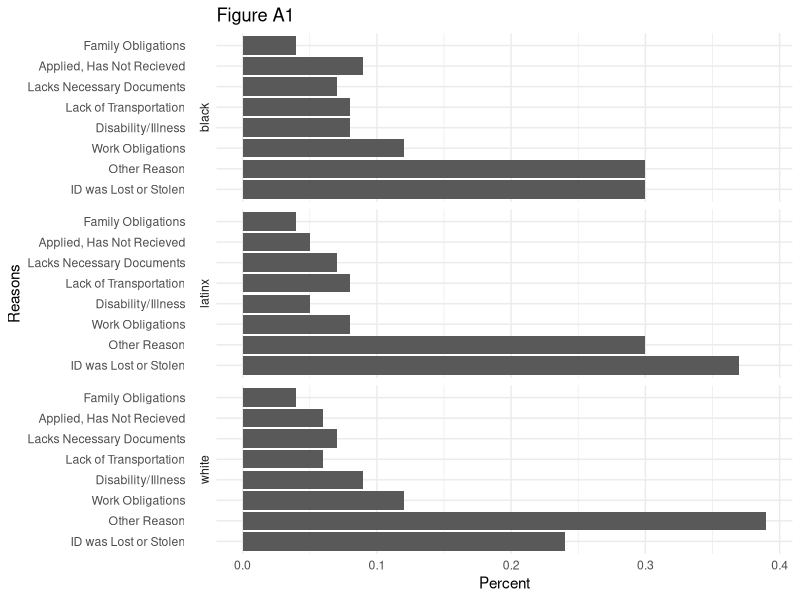
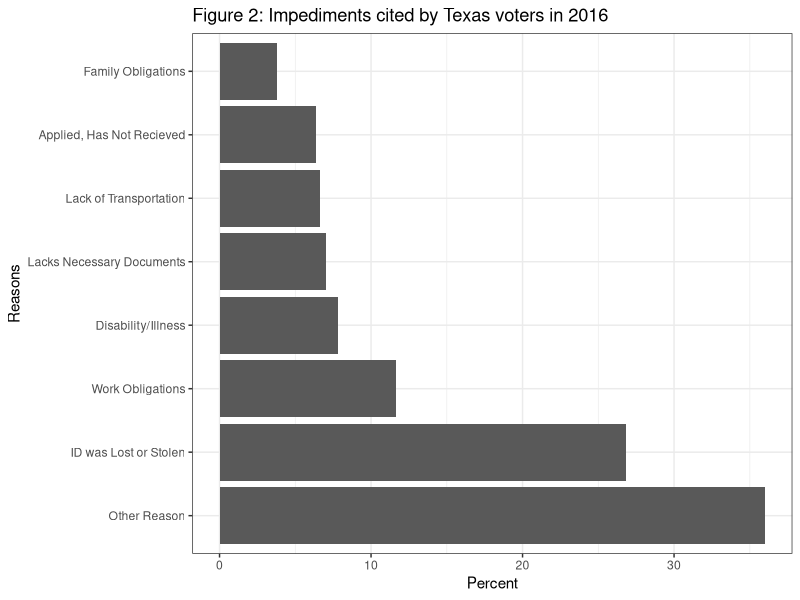

These figures' R source, in order:
#### Preamble ####
# Purpose: Replicated graphs from "Who Does Voter ID Keep from Voting?" by 
# Bernard L. Fraga and Michael G. Miller (2022)
# Author: Emily Su
# Date: 13 February 2024
# Contact: em.su@mail.utoronto.ca
# License: MIT
# Pre-requisites: tidyverse, ggplot2, and knitr has been installed by running 00-install_packages.R


#### Workspace setup ####
library(tidyverse)
library(ggplot2)
library(knitr)


#### Load data ####
cleaned_reason_data <- read_csv("data/analysis_data/cleaned_reason_data.csv", show_col_types = FALSE)

#### Replication #### 
## Figure A1: 
# https://dataverse.harvard.edu/file.xhtml?fileId=4328158&version=1.0
figure_A1_rep_all_data <- cleaned_reason_data |>
  select(family, applied, transport, birthcert, disability, work, lost, other, black, latino, white)

# White 
figure_A1_rep_white_data <- figure_A1_rep_all_data |>
  # Filter for white
  filter(white == 1) |>
  # Remove other races
  select(-c(black, latino)) |>
  # Get percentages 
  mutate( 
    "Family Obligations" = round(sum(family) / n(), 2),
    "Applied, Has Not Recieved" = round(sum(applied) / n(), 2),
    "Lack of Transportation" = round(sum(transport) / n(), 2),
    "Lacks Necessary Documents" = round(sum(birthcert) / n(), 2), 
    "Disability/Illness" = round(sum(disability) / n(), 2),
    "Work Obligations" = round(sum(work) / n(), 2), 
    "ID was Lost or Stolen" = round(sum(lost) / n(), 2), 
    "Other Reason" = round(sum(other) / n(), 2)
  ) |>
  # Remove the original columns
  select(-c(family, applied, transport, birthcert, disability, work, lost, other, white)) |>
  # Have the percentages only show up in 1 row
  unique() |>
  # Code snippet to convert to a 1-column matrix and then to a vector 
  # was adapted from the following: https://www.geeksforgeeks.org/convert-matrix-to-vector-in-r/
  t() |> # Convert 1-row matrix into a 1-column matrix
  c() |> # Convert to a vector
  tibble() |> # Change into a tibble
  rename( # Left side is the new name and the right side is the old name
    percent = "c(...)"
  ) |>
  mutate(
    reasons = c("Family Obligations", 
                "Applied, Has Not Recieved", 
                "Lack of Transportation", 
                "Lacks Necessary Documents",
                "Disability/Illness", 
                "Work Obligations", 
                "ID was Lost or Stolen",
                "Other Reason"),
     # Add column for race
    race = "white"
  ) 


# Black
figure_A1_rep_black_data <- figure_A1_rep_all_data |>
  # Filter for black
  filter(black == 1) |>
  # Remove other races
  select(-c(white, latino)) |>
  # Get percentages 
  mutate( 
    "Family Obligations" = round(sum(family) / n(), 2),
    "Applied, Has Not Recieved" = round(sum(applied) / n(), 2),
    "Lack of Transportation" = round(sum(transport) / n(), 2),
    "Lacks Necessary Documents" = round(sum(birthcert) / n(), 2), 
    "Disability/Illness" = round(sum(disability) / n(), 2),
    "Work Obligations" = round(sum(work) / n(), 2), 
    "ID was Lost or Stolen" = round(sum(lost) / n(), 2), 
    "Other Reason" = round(sum(other) / n(), 2)
  ) |>
  # Remove the original columns
  select(-c(family, applied, transport, birthcert, disability, work, lost, other, black)) |>
  # Have the percentages only show up in 1 row
  unique() |>
  # Code snippet to convert to a 1-column matrix and then to a vector 
  # was adapted from the following: https://www.geeksforgeeks.org/convert-matrix-to-vector-in-r/
  t() |> # Convert 1-row matrix into a 1-column matrix
  c() |> # Convert to a vector
  tibble() |> # Change into a tibble
  rename( # Left side is the new name and the right side is the old name
    percent = "c(...)"
  ) |>
  mutate(
    reasons = c("Family Obligations", 
                "Applied, Has Not Recieved", 
                "Lack of Transportation", 
                "Lacks Necessary Documents",
                "Disability/Illness", 
                "Work Obligations", 
                "ID was Lost or Stolen",
                "Other Reason"),
    # Add column for race
    race = "black"
  ) 

# Latinx
figure_A1_rep_latinx_data <- figure_A1_rep_all_data |>
  # Filter for Latino
  filter(latino == 1) |>
  # Remove other races
  select(-c(white, black)) |>
  # Get percentages 
  mutate( 
    "Family Obligations" = round(sum(family) / n(), 2),
    "Applied, Has Not Recieved" = round(sum(applied) / n(), 2),
    "Lack of Transportation" = round(sum(transport) / n(), 2),
    "Lacks Necessary Documents" = round(sum(birthcert) / n(), 2), 
    "Disability/Illness" = round(sum(disability) / n(), 2),
    "Work Obligations" = round(sum(work) / n(), 2), 
    "ID was Lost or Stolen" = round(sum(lost) / n(), 2), 
    "Other Reason" = round(sum(other) / n(), 2)
  ) |>
  # Remove the original columns
  select(-c(family, applied, transport, birthcert, disability, work, lost, other, latino)) |>
  # Have the percentages only show up in 1 row
  unique() |> # Code snippet to convert to a 1-column matrix and then to a vector
  # Code snippet to convert to a 1-column matrix and then to a vector 
  # was adapted from the following: https://www.geeksforgeeks.org/convert-matrix-to-vector-in-r/
  t() |> # Convert 1-row matrix into a 1-column matrix
  c() |> # Convert to a vector
  tibble() |> # Change into a tibble
  rename( # Left side is the new name and the right side is the old name
    percent = "c(...)"
  ) |>
  mutate(
    reasons = c("Family Obligations", 
                "Applied, Has Not Recieved", 
                "Lack of Transportation", 
                "Lacks Necessary Documents",
                "Disability/Illness", 
                "Work Obligations", 
                "ID was Lost or Stolen",
                "Other Reason"),
    # Add column for race
    race = "latinx"
  ) 

# Combine all
# Referenced code from here: https://help.qresearchsoftware.com/hc/en-us/articles/4446615637775-How-to-Merge-Tables-Using-R
combined_figure_A1_data <- rbind(figure_A1_rep_white_data, figure_A1_rep_black_data)
combined_figure_A1_data <- rbind(combined_figure_A1_data, figure_A1_rep_latinx_data)

# Graph
# Referenced code from https://r-graph-gallery.com/267-reorder-a-variable-in-ggplot2.html
# To figure out how to sort 
combined_figure_A1_data |>
  mutate(reasons = fct_reorder(reasons, desc(percent))) |>
  ggplot(mapping = aes(x = reasons, y = percent)) +
  geom_bar(stat="identity") +
  theme_minimal() +
  labs(
    x = "Reasons",
    y = "Percent"
  ) +
  coord_flip() + 
  # Referenced code from https://github.com/tidyverse/ggplot2/issues/2762
  # to figure out how to put labels on the left and use facet_grid
  facet_grid(vars(race), switch = "y") +
  guides(x = guide_axis(angle = 0), ) +
  theme(legend.position = "bottom") + 
  ggtitle("Figure A1") 

# Table
combined_figure_A1_data |>
  kable()


## Figure 2
figure_2_rep_data <- cleaned_reason_data |>
  select(family, applied, transport, birthcert, disability, work, lost, other) |>
  # Get percentages 
  mutate( 
    "Family Obligations" = round((sum(family) / n()) * 100, 2),
    "Applied, Has Not Recieved" = round((sum(applied) / n()) * 100, 2),
    "Lack of Transportation" = round((sum(transport) / n()) * 100, 2),
    "Lacks Necessary Documents" = round((sum(birthcert) / n()) * 100, 2), 
    "Disability/Illness" = round((sum(disability) / n()) * 100, 2),
    "Work Obligations" = round((sum(work) / n()) * 100, 2), 
    "ID was Lost or Stolen" = round((sum(lost) / n()) * 100, 2), 
    "Other Reason" = round((sum(other) / n()) * 100, 2)
  ) |>
  # Remove the original columns
  select(-c(family, applied, transport, birthcert, disability, work, lost, other)) |>
  # Have the percentages only show up in 1 row
  unique() |>
  # Code snippet to convert to a 1-column matrix and then to a vector 
  # was adapted from the following: https://www.geeksforgeeks.org/convert-matrix-to-vector-in-r/
  t() |> # Convert 1-row matrix into a 1-column matrix
  c() |> # Convert to a vector
  tibble() |> # Change into a tibble
  rename( # Left side is the new name and the right side is the old name
    percent = "c(...)"
  ) |>
  mutate(
    reasons = c("Family Obligations", 
                "Applied, Has Not Recieved", 
                "Lack of Transportation", 
                "Lacks Necessary Documents",
                "Disability/Illness", 
                "Work Obligations", 
                "ID was Lost or Stolen",
                "Other Reason"
                )
  ) 

# Referenced code from https://r-graph-gallery.com/267-reorder-a-variable-in-ggplot2.html
# To figure out how to sort 
# Graph
figure_2_rep_data |>
  mutate(reasons = fct_reorder(reasons, desc(percent))) |>
  ggplot(mapping = aes(x = reasons, y = percent)) +
  geom_bar(stat="identity") +
  ggtitle("Figure 2: Impediments cited by Texas voters in 2016") +
  coord_flip() + 
  theme_bw() +
  labs(x = "Reasons", y = "Percent")

# Table
figure_2_rep_data |> 
  kable()


# Figure 3


